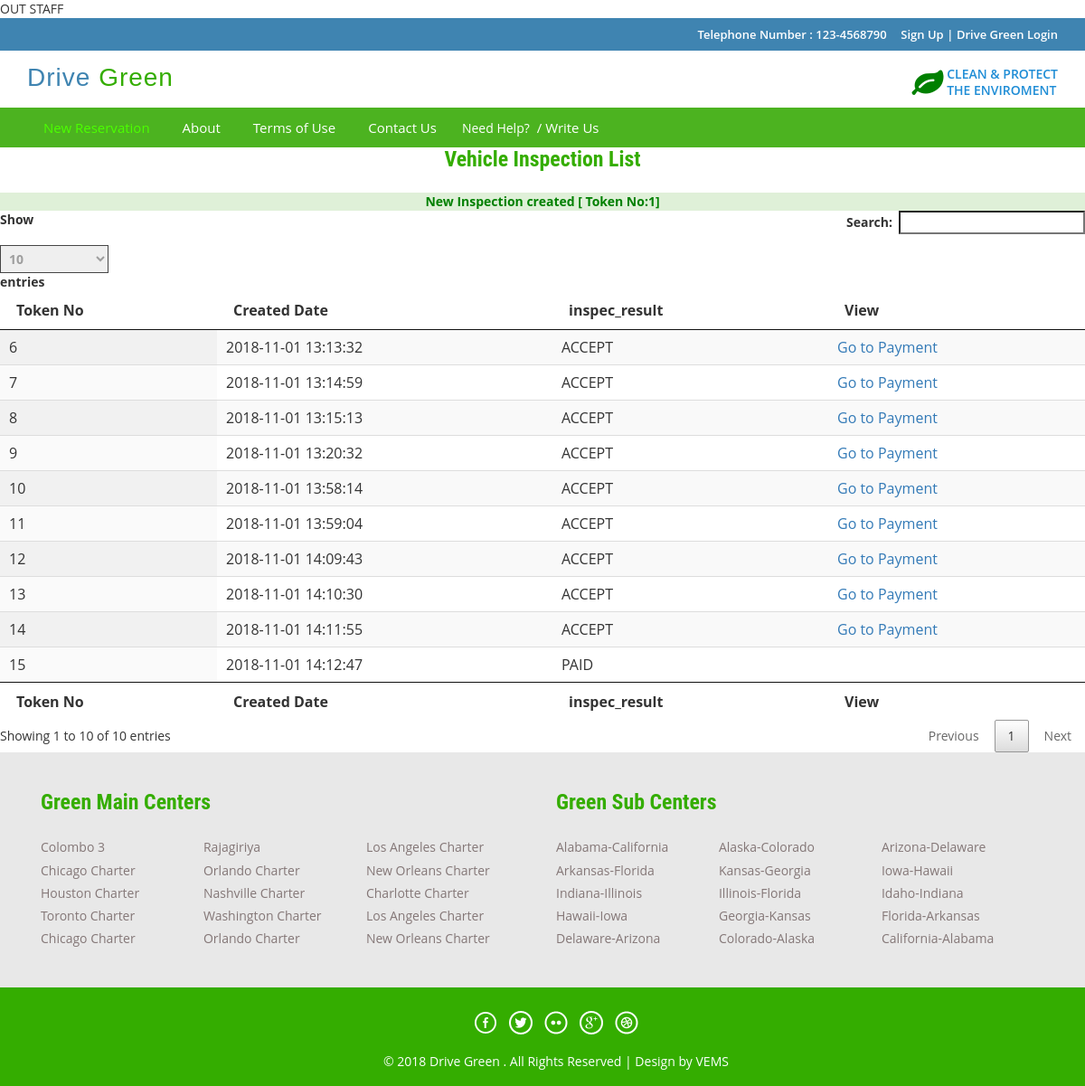
/index.php/inspection_controller/inspection, run on the app's committed database.
### tables this page shows
CREATE TABLE `dg_inspection` (
  `id` int(5) NOT NULL AUTO_INCREMENT,
  `vehicle_id` int(5) DEFAULT NULL,
  `engine_type` varchar(10) DEFAULT NULL,
  `chassis_number` varchar(20) DEFAULT NULL,
  `engine_number` varchar(20) DEFAULT NULL,
  `silencer_leak` varchar(20) DEFAULT NULL,
  `oil_leak` varchar(20) DEFAULT NULL,
  `air_leak` varchar(20) DEFAULT NULL,
  `fuel_tank_cap` varchar(20) DEFAULT NULL,
  `plug_top` varchar(20) DEFAULT NULL,
  `engine_idle_RPM` varchar(20) DEFAULT NULL,
  `abnormal_vibration` varchar(20) DEFAULT NULL,
  `water_leakages` varchar(20) DEFAULT NULL,
  `created_datetime` timestamp NULL DEFAULT current_timestamp(),
  `created_user` int(5) DEFAULT NULL,
  `inspec_result` varchar(20) DEFAULT NULL,
  `booking_id` int(5) DEFAULT 0,
  `center_id` int(5) DEFAULT NULL,
  PRIMARY KEY (`id`),
  KEY `FK_dg_inspection_engine` (`engine_type`),
  KEY `FK_dg_inspection_user` (`created_user`),
  KEY `FK_dg_inspection_booking` (`booking_id`),
  CONSTRAINT `FK_dg_inspection_booking` FOREIGN KEY (`booking_id`) REFERENCES `dg_booking` (`id`),
  CONSTRAINT `FK_dg_inspection_engine` FOREIGN KEY (`engine_type`) REFERENCES `dg_engine` (`engine_type`),
  CONSTRAINT `FK_dg_inspection_user` FOREIGN KEY (`created_user`) REFERENCES `dg_user` (`id`)
);

### index.php (called while the page is built, shortened)
<?php
require_once BASEPATH.'core/CodeIgniter.php';

### application/views/_menu.php (called while the page is built)
<?php
if(null !== $this->session->userdata('userbean')){
    switch ($this->session->userdata('userbean')->role_code) {
        case 'ADMIN':
            $this->load->view('_menu_admin.php');
            break;
        case 'MANAGER':
            $this->load->view('_menu_manager.php');
            break;
        case 'STAFF':
            $this->load->view('_menu_staff.php');
            break;
        case 'CUSTOMER':
            $this->load->view('_menu_customer.php');
            break;
    }
} else {
    $this->load->view('_menu_prelogin.php');
}
?>

### application/core/my_model.php (called while the page is built, shortened)
<?php
class MY_Model extends CI_Model{
    private function insert(){
        $this->db->insert($this::DB_TABLE,$this);
    }
    public function get($limit=0,$offset = 0) {
        if($limit){
            $query = $this->db->get($this::DB_TABLE,$limit,$offset);
        }else{
            $query = $this->db->get($this::DB_TABLE);
        }
        $ret_val = array();
        foreach ($query->result() as $row) {
            $model = new $class;
            $model->populate($row);
            $ret_val[$row->{$this::DB_TABLE_PK}] = $model;
        }
        return $ret_val;
    }
}

### application/views/staff/operator_list_inspection.php (the view, shortened to what this page needs)
<!DOCTYPE HTML>
<html>
    <head>
        <?php $this->load->view('basecss'); ?>
        <?php $this->load->view('basejs'); ?>
    </head>
    <body>
        <div class="top-header">
            <?php
            $this->load->view('_top_header.php');
            ?>
        </div>
        <div class="header">
            <?php
            $this->load->view('_header.php');
            ?>
        </div>
        <div class="footer-btm wow fadeInLeft animated" data-wow-delay=".5s">
            <div class="container">
                <div class="navigation">
                    <nav class="navbar navbar-default">
                        <div class="collapse navbar-collapse nav-wil" id="bs-example-navbar-collapse-1">
                            <nav class="cl-effect-1">
                                <?php
                                $this->load->view('_menu.php');
                                ?>
                            </nav>
                        </div>
                    </nav>
                </div>
            </div>
        </div>
    <center> <h2>Vehicle Inspection List</h2></center>
    <div class="row">
        <div class="col-md-12">
            <?php echo $msg; ?>
            <table id="example" class="display" cellspacing="0" width="100%">
                <thead>
                    <tr>
                        <th>Token No</th>
                        <th>Created Date</th>
                        <th>inspec_result</th>
                        <th>View</th>
                    </tr>
                </thead>
                <tfoot>
                    <tr>
                        <th>Token No</th>
                        <th>Created Date</th>
                        <th>inspec_result</th>
                        <th>View</th>
                    </tr>
                </tfoot>
                <tbody>
                    <?php foreach ($inspectionList as $value) { ?>
                        <tr>
                            <td><?= $value->id ?></td>
                            <td><?= $value->created_datetime ?></td>
                            <td><?= $value->inspec_result ?></td>
                            <td>
                                <?php if ($value->inspec_result == 'ACCEPT') { ?>
                                    <a href="<?php echo base_url('Payment_Controller/loadPayment'); ?>/<?= $value->id ?>">Go to Payment</a>
                                <?php } else if ($value->inspec_result == 'REJECT') { ?>
                                    <a href="<?php echo base_url('Inspection/loadInspection'); ?>">View</a>
                                    <?php } ?>
                                </td>
                            </tr>
                        <?php } ?>
                    </tbody>
                </table>
            </div>
        </div>
        <div class="footer-top">
            <div class="container">
                <?php $this->load->view('_footer_branch'); ?>
            </div>
        </div>
        <div class="copy-right">
            <div class="container">
                <?php
                $this->load->view('_footer.php');
                ?>
        </div>
    </div>
</body>
</html>

### application/controllers/Inspection_Controller.php (shortened to what this page needs)
<?php
class Inspection_Controller extends CI_Controller {
    public function inspection() {
        $this->load->model(array('Inspection'));
        $inspection = new Inspection();
        $inspection->getPostData();
        $inspection->created_user = $this->session->userdata('userbean')->id;
        $inspection->center_id = $this->session->userdata('userbean')->center_id;
        $inspection->save();
        $db_error = $this->db->error();
        if ($db_error['code'] == 0) {
            $data['msg'] = '<p class="text-success">New registration has been successful </p>';
            $userbean = $this->session->userdata('userbean');
            if ($userbean->role_code == 'STAFF') {
                echo 'In STAFF';
                $get = $inspection->getCenterInspectionList($userbean->center_id);
            } else {
                $get = $inspection->get();
            }
            $data['inspectionList'] = $get;
            $data['msg'] = '<p class="bg-success msg-success">New Inspection created [ Token No:' . $inspection->id . ']</p>';
        } else {
            $data['msg'] = '<p class="text-error"> Invalid or duplicate entry found </p>';
        }
        $this->load->view('staff/operator_list_inspection', $data);
    }
}

### application/views/basecss.php
<link href="<?php echo site_url('css/bootstrap.css');?>" rel='stylesheet' type='text/css' />
<link href="<?php echo site_url('css/style.css');?>" rel='stylesheet' type='text/css' />
<link href="<?php echo site_url('css/font-awesome.css');?>" rel="stylesheet">
<link href="<?php echo site_url('css/animate.css');?>" rel="stylesheet" type="text/css" media="all">
<link href='<?php echo site_url('css/fullcalendar.min.css');?>' rel='stylesheet' />
<link href='<?php echo site_url('css/fullcalendar.print.min.css');?>' rel='stylesheet' media='print' />
<link href='<?php echo site_url('css/jquery.dataTables.min.css');?>' rel='stylesheet' />

### application/views/_top_header.php
<?php if(null !== $this->session->userdata('userbean')){ ?>
    <div class="container">
    <ul class="tp-hd-lft wow fadeInLeft animated" data-wow-delay=".5s">
        <li class="hm"><a href="index.html"><i class="fa fa-home"></i></a></li>
    </ul>
    <ul class="tp-hd-rgt wow fadeInRight animated" data-wow-delay=".5s">
        <li class="tol">
            <?php
            if ($this->session->userdata('userbean')) {
                $userbean = $this->session->userdata('userbean');
            } else {
                header("Location:" . site_url('User_Controller/logout'));
            }
            ?> Welcome <?= $userbean->first_name; ?>
        <li class="sigi">
            <a href="<?php echo site_url('User_Controller/logout'); ?>"  data-target="#myModal4" >
                [<?= $userbean->role_code; ?>] | Logout</a>
        </li>
        </li>
    </ul>
    <div class="clearfix"></div>
</div>
<?php }else{  ?>
<div class="container">
    <ul class="tp-hd-rgt wow fadeInRight animated" data-wow-delay=".5s">
        <li class="tol">Telephone Number : 123-4568790</li>
        <li class="sig"><a href="#" data-toggle="modal" data-target="#myModal" >Sign Up</a> </li>
        <li class="sigi"> | <a href="#" data-toggle="modal" data-target="#myModal5" > Drive Green Login</a></li>
    </ul>
    <div class="clearfix"></div>
</div>
<?php }?>

### application/views/_header.php (shortened to what this page needs)
<div class="container">
                <div class="logo wow fadeInDown animated" data-wow-delay=".5s">
                    <a href="<?= base_url()?>">Drive <span>Green</span></a>
                </div>
                <div class="lock fadeInDown animated" data-wow-delay=".5s">
                    <li><i style="font-size: 35px;color: green" class="fa fa-leaf"></i></li>
                    <li><div class="securetxt">CLEAN &amp; PROTECT<br> THE ENVIROMENT</div></li>
                </div>
                <div class="clearfix"></div>
</div>

### application/views/_menu_prelogin.php
<ul class="nav navbar-nav">
   <li class="active"><a href="customer_new_reservation.php">New Reservation</a></li>
            <li><a href="<?php echo base_url('Menu_Controller/about'); ?>">About</a></li>
            <li><a href="<?php echo base_url('Menu_Controller/terms'); ?>">Terms of Use</a></li>
            <li><a href="<?php echo base_url('Menu_Controller/contact'); ?>">Contact Us</a></li>
            <li>Need Help?<a href="#" data-toggle="modal" data-target="#myModal3"> / Write Us </a>  </li>
    <div class="clearfix"></div>
</ul>

### application/views/_footer_branch.php
<div class="col-md-6 footer-left wow fadeInLeft animated" data-wow-delay=".5s">
                   <h3>Green Main Centers</h3>
                   <ul>
                       <li><a href="bus.html">Colombo 3 </a></li>
                       <li><a href="bus.html">Rajagiriya</a></li>
                       <li><a href="bus.html">Los Angeles Charter</a></li>
                       <li><a href="bus.html">Chicago Charter</a></li>
                       <li><a href="bus.html">Orlando Charter</a></li>
                       <li><a href="bus.html">New Orleans Charter</a></li>
                       <li><a href="bus.html">Houston Charter</a></li>
                       <li><a href="bus.html">Nashville Charter</a></li>
                       <li><a href="bus.html">Charlotte Charter</a></li>
                       <li><a href="bus.html">Toronto Charter</a></li>
                       <li><a href="bus.html">Washington Charter</a></li>
                       <li><a href="bus.html">Los Angeles Charter</a></li>
                       <li><a href="bus.html">Chicago Charter</a></li>
                       <li><a href="bus.html">Orlando Charter</a></li>
                       <li><a href="bus.html">New Orleans Charter</a></li>
                       <div class="clearfix"></div>
                   </ul>
               </div>
               <div class="col-md-6 footer-left wow fadeInRight animated" data-wow-delay=".5s">
                   <h3>Green Sub Centers</h3>
                   <ul>
                       <li><a href="travels.html">Alabama-California</a></li>
                       <li><a href="travels.html">Alaska-Colorado</a></li>
                       <li><a href="travels.html">Arizona-Delaware</a></li>
                       <li><a href="travels.html">Arkansas-Florida</a></li>
                       <li><a href="travels.html">Kansas-Georgia</a></li>
                       <li><a href="travels.html">Iowa-Hawaii</a></li>
                       <li><a href="travels.html">Indiana-Illinois</a></li>
                       <li><a href="travels.html">Illinois-Florida</a></li>
                       <li><a href="travels.html">Idaho-Indiana</a></li>
                       <li><a href="travels.html">Hawaii-Iowa</a></li>
                       <li><a href="travels.html">Georgia-Kansas</a></li>
                       <li><a href="travels.html">Florida-Arkansas</a></li>
                       <li><a href="travels.html">Delaware-Arizona</a></li>
                       <li><a href="travels.html">Colorado-Alaska</a></li>
                       <li><a href="travels.html">California-Alabama</a></li>
                       <div class="clearfix"></div>
                   </ul>
               </div>
               <div class="clearfix"></div>

### application/views/_footer.php
<div class="copy-right">
    <div class="container">
         <div class="footer-social-icons wow fadeInDown animated animated" data-wow-delay=".5s" style="visibility: visible; animation-delay: 0.5s; animation-name: fadeInDown;">
            <ul>
                <li><a class="facebook" href="#"><span>Facebook</span></a></li>
                <li><a class="twitter" href="#"><span>Twitter</span></a></li>
                <li><a class="flickr" href="#"><span>Flickr</span></a></li>
                <li><a class="googleplus" href="#"><span>Google+</span></a></li>
                <li><a class="dribbble" href="#"><span>Dribbble</span></a></li>
            </ul>
        </div>
        <p class="wow zoomIn animated animated" data-wow-delay=".5s" style="visibility: visible; animation-delay: 0.5s; animation-name: zoomIn;">© 2018 Drive Green . All Rights Reserved | Design by  <a href="#" target="_blank">VEMS</a> </p>
    </div>
</div>

### data on the page
dg_inspection: id "6", created_datetime "2018-11-01 13:13:32", inspec_result "ACCEPT"
dg_inspection: id "7", created_datetime "2018-11-01 13:14:59", inspec_result "ACCEPT"
dg_inspection: id "8", created_datetime "2018-11-01 13:15:13", inspec_result "ACCEPT"
dg_inspection: id "9", created_datetime "2018-11-01 13:20:32", inspec_result "ACCEPT"
dg_inspection: id "10", created_datetime "2018-11-01 13:58:14", inspec_result "ACCEPT"
dg_inspection: id "11", created_datetime "2018-11-01 13:59:04", inspec_result "ACCEPT"
dg_inspection: id "12", created_datetime "2018-11-01 14:09:43", inspec_result "ACCEPT"
dg_inspection: id "13", created_datetime "2018-11-01 14:10:30", inspec_result "ACCEPT"
dg_inspection: id "14", created_datetime "2018-11-01 14:11:55", inspec_result "ACCEPT"
dg_inspection: id "15", created_datetime "2018-11-01 14:12:47", inspec_result "PAID"

### other printed values
$inspection->id "1"
